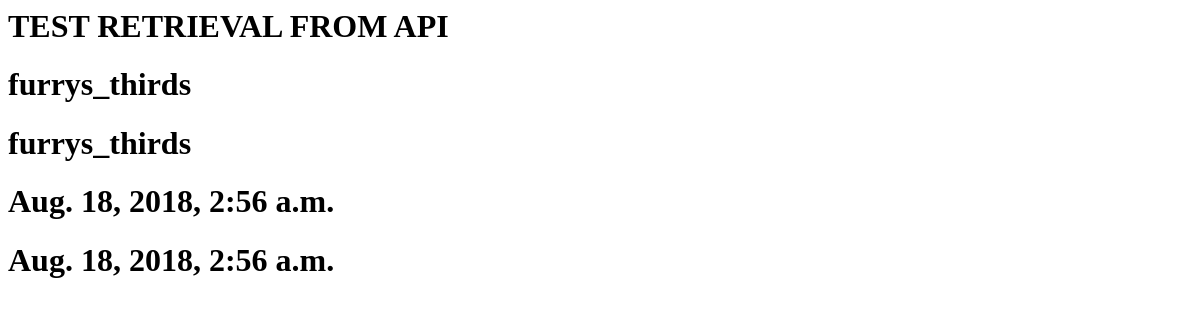
The app's page /test, older data.
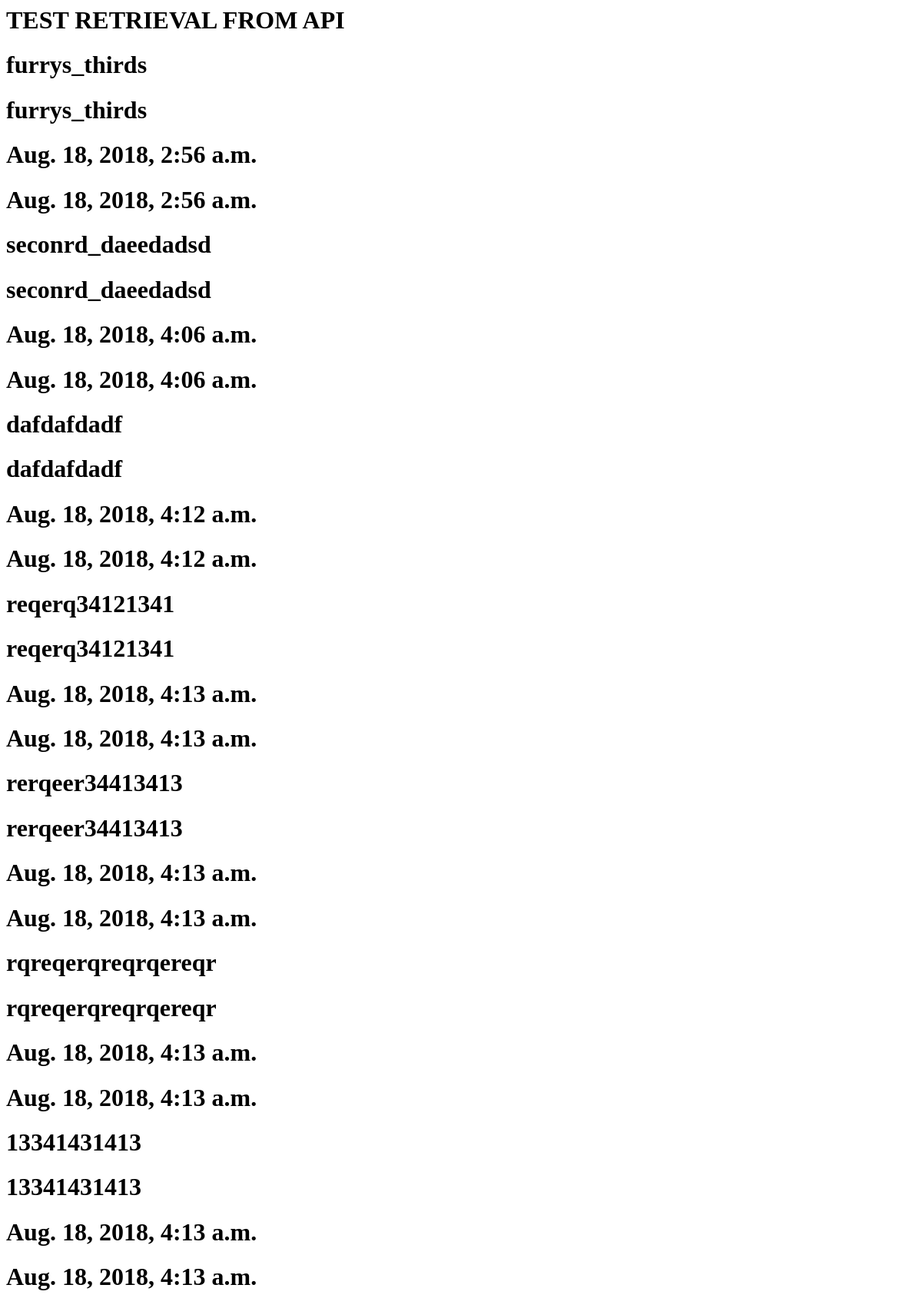
The same page, newer data.
### messageboard/models.py (models this page shows, shortened)
class Forum(models.Model):
    slug = models.SlugField(primary_key=True, help_text="Cannot contain spaces")
    moderators = models.ManyToManyField(User)
    created_at = models.DateTimeField(auto_now_add=True)
    updated_at = models.DateTimeField(auto_now=True)
    def __str__(self):
        return self.slug

### vote/views.py (the view)
# urls.py: path("test", TestView.as_view(), name="test"),
class TestView(TemplateView):
    template_name = "vote/test.html"
    def get_context_data(self, **kwargs):
        context = super(TestView, self).get_context_data(**kwargs)
        context["all_forums"] = Forum.objects.all()
        return context

### vote/templates/vote/test.html (shortened to what this page needs)
<html lang="en">
<head>
</head>
<body>
    <h1>
        TEST RETRIEVAL FROM API
    </h1>
    {% for item in all_forums %}
    <h1> {{ item }}</h1>
    <h1> {{ item.slug }}</h1>
    <h1> {{ item.created_at }}</h1>
    <h1> {{ item.updated_at }}</h1>
    {% endfor %}
</body>
</html>

Row changes from the older to the newer data that the page shows:
added Forum: slug "seconrd_daeedadsd", created_at "Aug. 18, 2018, 4:06 a.m.", updated_at "Aug. 18, 2018, 4:06 a.m."
added Forum: slug "dafdafdadf", created_at "Aug. 18, 2018, 4:12 a.m.", updated_at "Aug. 18, 2018, 4:12 a.m."
added Forum: slug "reqerq34121341", created_at "Aug. 18, 2018, 4:13 a.m.", updated_at "Aug. 18, 2018, 4:13 a.m."
added Forum: slug "rerqeer34413413", created_at "Aug. 18, 2018, 4:13 a.m.", updated_at "Aug. 18, 2018, 4:13 a.m."
added Forum: slug "rqreqerqreqrqereqr", created_at "Aug. 18, 2018, 4:13 a.m.", updated_at "Aug. 18, 2018, 4:13 a.m."
added Forum: slug "13341431413", created_at "Aug. 18, 2018, 4:13 a.m.", updated_at "Aug. 18, 2018, 4:13 a.m."
